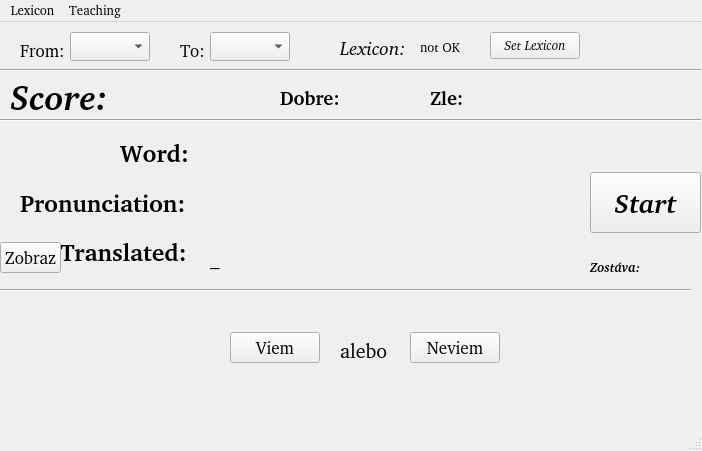
<?xml version="1.0" encoding="UTF-8"?>
<ui version="4.0">
 <class>MainWindow</class>
 <widget class="QMainWindow" name="MainWindow">
  <property name="geometry">
   <rect>
    <x>0</x>
    <y>0</y>
    <width>702</width>
    <height>451</height>
   </rect>
  </property>
  <property name="font">
   <font>
    <family>Bitstream Charter</family>
    <pointsize>10</pointsize>
   </font>
  </property>
  <property name="windowTitle">
   <string>SimpleTeacher</string>
  </property>
  <widget class="QWidget" name="centralwidget">
   <widget class="QLabel" name="fromLabel">
    <property name="geometry">
     <rect>
      <x>20</x>
      <y>20</y>
      <width>59</width>
      <height>17</height>
     </rect>
    </property>
    <property name="font">
     <font>
      <pointsize>13</pointsize>
     </font>
    </property>
    <property name="text">
     <string>From:</string>
    </property>
   </widget>
   <widget class="QLabel" name="toLabel">
    <property name="geometry">
     <rect>
      <x>180</x>
      <y>20</y>
      <width>59</width>
      <height>17</height>
     </rect>
    </property>
    <property name="font">
     <font>
      <pointsize>13</pointsize>
     </font>
    </property>
    <property name="text">
     <string>To:</string>
    </property>
   </widget>
   <widget class="QComboBox" name="fromComboBox">
    <property name="geometry">
     <rect>
      <x>70</x>
      <y>10</y>
      <width>80</width>
      <height>29</height>
     </rect>
    </property>
   </widget>
   <widget class="QComboBox" name="toComboBox">
    <property name="geometry">
     <rect>
      <x>210</x>
      <y>10</y>
      <width>80</width>
      <height>29</height>
     </rect>
    </property>
   </widget>
   <widget class="QLabel" name="label">
    <property name="geometry">
     <rect>
      <x>340</x>
      <y>10</y>
      <width>71</width>
      <height>31</height>
     </rect>
    </property>
    <property name="font">
     <font>
      <pointsize>14</pointsize>
      <italic>true</italic>
     </font>
    </property>
    <property name="text">
     <string>Lexicon:</string>
    </property>
   </widget>
   <widget class="QPushButton" name="setLexiconButton">
    <property name="geometry">
     <rect>
      <x>490</x>
      <y>10</y>
      <width>90</width>
      <height>27</height>
     </rect>
    </property>
    <property name="font">
     <font>
      <italic>true</italic>
     </font>
    </property>
    <property name="text">
     <string>Set Lexicon</string>
    </property>
   </widget>
   <widget class="QLabel" name="okLabel">
    <property name="geometry">
     <rect>
      <x>420</x>
      <y>10</y>
      <width>59</width>
      <height>31</height>
     </rect>
    </property>
    <property name="text">
     <string>not OK</string>
    </property>
   </widget>
   <widget class="QLabel" name="wordLabel">
    <property name="geometry">
     <rect>
      <x>210</x>
      <y>120</y>
      <width>241</width>
      <height>21</height>
     </rect>
    </property>
    <property name="font">
     <font>
      <family>Bitstream Charter</family>
      <pointsize>14</pointsize>
      <italic>true</italic>
     </font>
    </property>
    <property name="text">
     <string>_</string>
    </property>
   </widget>
   <widget class="QLabel" name="label_3">
    <property name="geometry">
     <rect>
      <x>120</x>
      <y>110</y>
      <width>91</width>
      <height>41</height>
     </rect>
    </property>
    <property name="font">
     <font>
      <family>Bitstream Charter</family>
      <pointsize>18</pointsize>
      <weight>75</weight>
      <bold>true</bold>
     </font>
    </property>
    <property name="text">
     <string>Word:</string>
    </property>
   </widget>
   <widget class="QLabel" name="label_2">
    <property name="geometry">
     <rect>
      <x>60</x>
      <y>220</y>
      <width>131</width>
      <height>20</height>
     </rect>
    </property>
    <property name="font">
     <font>
      <family>Bitstream Charter</family>
      <pointsize>18</pointsize>
      <weight>75</weight>
      <bold>true</bold>
     </font>
    </property>
    <property name="text">
     <string>Translated:</string>
    </property>
   </widget>
   <widget class="QLabel" name="translatedLabel">
    <property name="geometry">
     <rect>
      <x>210</x>
      <y>220</y>
      <width>221</width>
      <height>31</height>
     </rect>
    </property>
    <property name="font">
     <font>
      <family>Bitstream Charter</family>
      <pointsize>14</pointsize>
      <italic>true</italic>
     </font>
    </property>
    <property name="text">
     <string>_</string>
    </property>
   </widget>
   <widget class="QPushButton" name="iknowButton">
    <property name="geometry">
     <rect>
      <x>230</x>
      <y>310</y>
      <width>90</width>
      <height>31</height>
     </rect>
    </property>
    <property name="font">
     <font>
      <pointsize>13</pointsize>
     </font>
    </property>
    <property name="text">
     <string>Viem</string>
    </property>
   </widget>
   <widget class="QPushButton" name="dunnoButton">
    <property name="geometry">
     <rect>
      <x>410</x>
      <y>310</y>
      <width>90</width>
      <height>31</height>
     </rect>
    </property>
    <property name="font">
     <font>
      <pointsize>13</pointsize>
     </font>
    </property>
    <property name="text">
     <string>Neviem</string>
    </property>
   </widget>
   <widget class="QPushButton" name="startButton">
    <property name="geometry">
     <rect>
      <x>590</x>
      <y>150</y>
      <width>111</width>
      <height>61</height>
     </rect>
    </property>
    <property name="font">
     <font>
      <family>Bitstream Charter</family>
      <pointsize>20</pointsize>
      <weight>75</weight>
      <italic>true</italic>
      <bold>true</bold>
     </font>
    </property>
    <property name="text">
     <string>Start</string>
    </property>
   </widget>
   <widget class="QPushButton" name="showTranslatedButton">
    <property name="geometry">
     <rect>
      <x>0</x>
      <y>220</y>
      <width>61</width>
      <height>31</height>
     </rect>
    </property>
    <property name="font">
     <font>
      <pointsize>13</pointsize>
     </font>
    </property>
    <property name="text">
     <string>Zobraz</string>
    </property>
   </widget>
   <widget class="QLabel" name="label_4">
    <property name="geometry">
     <rect>
      <x>20</x>
      <y>170</y>
      <width>171</width>
      <height>21</height>
     </rect>
    </property>
    <property name="font">
     <font>
      <family>Bitstream Charter</family>
      <pointsize>18</pointsize>
      <weight>75</weight>
      <bold>true</bold>
     </font>
    </property>
    <property name="text">
     <string>Pronunciation:</string>
    </property>
   </widget>
   <widget class="QLabel" name="pronunciationLabel">
    <property name="geometry">
     <rect>
      <x>210</x>
      <y>170</y>
      <width>191</width>
      <height>21</height>
     </rect>
    </property>
    <property name="font">
     <font>
      <pointsize>14</pointsize>
     </font>
    </property>
    <property name="locale">
     <locale language="C" country="AnyCountry"/>
    </property>
    <property name="text">
     <string>_</string>
    </property>
   </widget>
   <widget class="Line" name="line">
    <property name="geometry">
     <rect>
      <x>0</x>
      <y>40</y>
      <width>701</width>
      <height>16</height>
     </rect>
    </property>
    <property name="orientation">
     <enum>Qt::Horizontal</enum>
    </property>
   </widget>
   <widget class="Line" name="line_2">
    <property name="geometry">
     <rect>
      <x>0</x>
      <y>90</y>
      <width>701</width>
      <height>16</height>
     </rect>
    </property>
    <property name="orientation">
     <enum>Qt::Horizontal</enum>
    </property>
   </widget>
   <widget class="QLabel" name="label_5">
    <property name="geometry">
     <rect>
      <x>10</x>
      <y>60</y>
      <width>131</width>
      <height>31</height>
     </rect>
    </property>
    <property name="font">
     <font>
      <pointsize>26</pointsize>
      <weight>75</weight>
      <italic>true</italic>
      <bold>true</bold>
     </font>
    </property>
    <property name="text">
     <string>Score:</string>
    </property>
   </widget>
   <widget class="QLabel" name="label_6">
    <property name="geometry">
     <rect>
      <x>340</x>
      <y>320</y>
      <width>51</width>
      <height>17</height>
     </rect>
    </property>
    <property name="font">
     <font>
      <pointsize>15</pointsize>
     </font>
    </property>
    <property name="text">
     <string>alebo</string>
    </property>
   </widget>
   <widget class="Line" name="line_3">
    <property name="geometry">
     <rect>
      <x>0</x>
      <y>260</y>
      <width>691</width>
      <height>16</height>
     </rect>
    </property>
    <property name="orientation">
     <enum>Qt::Horizontal</enum>
    </property>
   </widget>
   <widget class="QLabel" name="label_7">
    <property name="geometry">
     <rect>
      <x>590</x>
      <y>230</y>
      <width>61</width>
      <height>31</height>
     </rect>
    </property>
    <property name="font">
     <font>
      <weight>75</weight>
      <italic>true</italic>
      <bold>true</bold>
     </font>
    </property>
    <property name="text">
     <string>Zostáva:</string>
    </property>
   </widget>
   <widget class="QLabel" name="remainingLabel">
    <property name="geometry">
     <rect>
      <x>640</x>
      <y>230</y>
      <width>59</width>
      <height>31</height>
     </rect>
    </property>
    <property name="font">
     <font>
      <family>Bitstream Charter</family>
      <pointsize>10</pointsize>
      <weight>75</weight>
      <italic>true</italic>
      <bold>true</bold>
     </font>
    </property>
    <property name="text">
     <string/>
    </property>
   </widget>
   <widget class="QLabel" name="label_8">
    <property name="geometry">
     <rect>
      <x>280</x>
      <y>60</y>
      <width>59</width>
      <height>31</height>
     </rect>
    </property>
    <property name="font">
     <font>
      <family>Bitstream Charter</family>
      <pointsize>14</pointsize>
      <weight>75</weight>
      <bold>true</bold>
     </font>
    </property>
    <property name="text">
     <string>Dobre:</string>
    </property>
   </widget>
   <widget class="QLabel" name="label_9">
    <property name="geometry">
     <rect>
      <x>430</x>
      <y>60</y>
      <width>59</width>
      <height>31</height>
     </rect>
    </property>
    <property name="font">
     <font>
      <pointsize>14</pointsize>
      <weight>75</weight>
      <bold>true</bold>
     </font>
    </property>
    <property name="text">
     <string>Zle:</string>
    </property>
   </widget>
   <widget class="QLabel" name="scoreLabel">
    <property name="geometry">
     <rect>
      <x>120</x>
      <y>60</y>
      <width>121</width>
      <height>31</height>
     </rect>
    </property>
    <property name="font">
     <font>
      <pointsize>18</pointsize>
      <italic>true</italic>
     </font>
    </property>
    <property name="text">
     <string/>
    </property>
   </widget>
   <widget class="QLabel" name="dobreLabel">
    <property name="geometry">
     <rect>
      <x>350</x>
      <y>60</y>
      <width>59</width>
      <height>31</height>
     </rect>
    </property>
    <property name="font">
     <font>
      <pointsize>14</pointsize>
     </font>
    </property>
    <property name="text">
     <string/>
    </property>
   </widget>
   <widget class="QLabel" name="zleLabel">
    <property name="geometry">
     <rect>
      <x>480</x>
      <y>60</y>
      <width>59</width>
      <height>31</height>
     </rect>
    </property>
    <property name="font">
     <font>
      <pointsize>14</pointsize>
     </font>
    </property>
    <property name="text">
     <string/>
    </property>
   </widget>
  </widget>
  <widget class="QMenuBar" name="menubar">
   <property name="geometry">
    <rect>
     <x>0</x>
     <y>0</y>
     <width>702</width>
     <height>27</height>
    </rect>
   </property>
   <widget class="QMenu" name="menuLexicon">
    <property name="title">
     <string>Lexicon</string>
    </property>
    <addaction name="actionSet_Lexicon"/>
    <addaction name="actionAdd_Lexicon"/>
    <addaction name="actionChange_Lexicon"/>
    <addaction name="actionSave_Lexicon"/>
   </widget>
   <widget class="QMenu" name="menuTeaching">
    <property name="title">
     <string>Teaching</string>
    </property>
    <addaction name="actionStart"/>
    <addaction name="actionStop"/>
   </widget>
   <addaction name="menuLexicon"/>
   <addaction name="menuTeaching"/>
  </widget>
  <widget class="QStatusBar" name="statusbar"/>
  <action name="actionAdd_Lexicon">
   <property name="text">
    <string>Add Lexicon</string>
   </property>
  </action>
  <action name="actionChange_Lexicon">
   <property name="text">
    <string>Change Lexicon</string>
   </property>
  </action>
  <action name="actionStart">
   <property name="text">
    <string>Start</string>
   </property>
  </action>
  <action name="actionStop">
   <property name="text">
    <string>Stop</string>
   </property>
  </action>
  <action name="actionSet_Lexicon">
   <property name="text">
    <string>Set Lexicon</string>
   </property>
  </action>
  <action name="actionSave_Lexicon">
   <property name="text">
    <string>Save Lexicon</string>
   </property>
  </action>
 </widget>
 <resources/>
 <connections/>
</ui>
